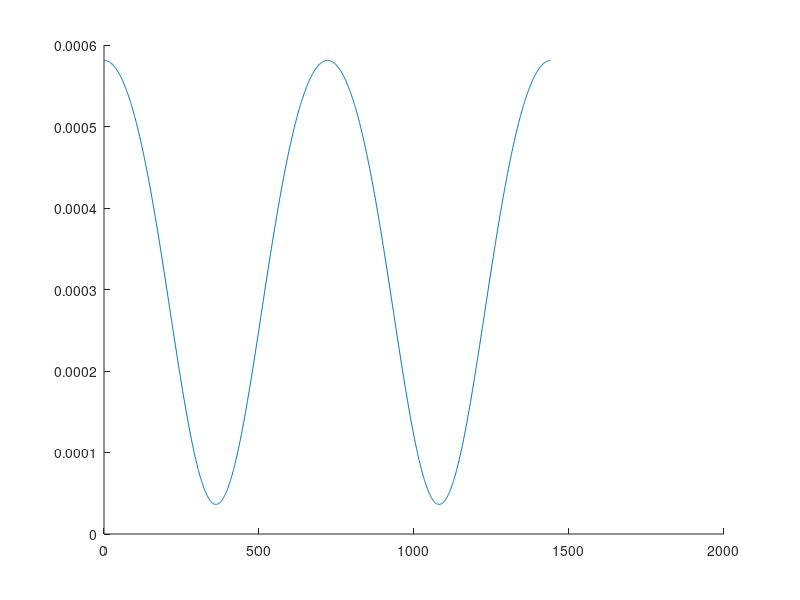

MATLAB code to generate this figure:
Kc=16;
ang=-180:0.5:(540-0.5);
Lm=0.048;
Lb=0.152;
D=0.085;
Vdis=Lm*pi()*D^2/2;
VolA=(Lb+Lm-sqrt(Lb^2-(Lm^2).*(sind(ang).^2))-Lm.*cosd(ang)).*pi()*D^2/4+(Vdis/(Kc-1));
hold on
plot(VolA)